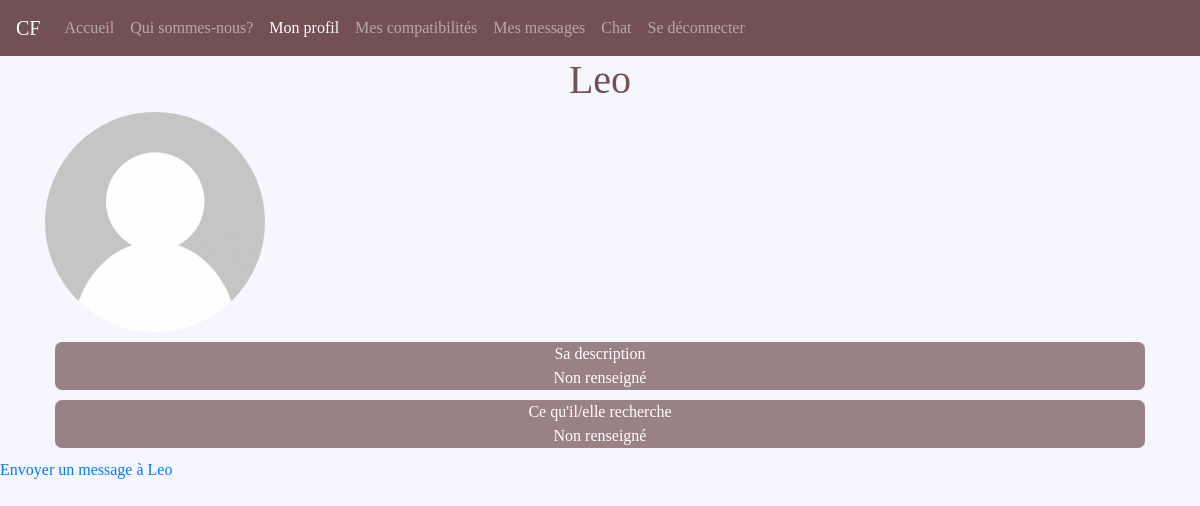
The app's page /profil/1 with its own data.
### models.py (models this page shows, shortened)
class users(db.Model):
  __tablename__='users'
  __bind_key__ = 'users'
  _id = db.Column("id",db.Integer,primary_key=True)
  firstname = db.Column(db.String(100))
  lastname = db.Column(db.String(100))
  email = db.Column(db.String(120), unique=True)
  gender=db.Column(db.Integer) #=1 if man et 2 if woman
  man=db.Column(db.Integer)
  woman=db.Column(db.Integer)
  region=db.Column(db.Integer)
  same_region=db.Column(db.Integer)
  pwdhash = db.Column(db.String(54))
  image_file = db.Column(db.String(20), nullable=False, default='..\profile_pics\default.jpg')
  description = db.Column(db.String(200),default="Non renseigné")
  recherche=db.Column(db.String(200),default="Non renseigné")
  messages_sent = db.relationship('Message',foreign_keys='Message.sender_id',backref='author', lazy='dynamic')
  messages_received = db.relationship('Message',foreign_keys='Message.recipient_id',backref='recipient', lazy='dynamic')

### routes.py (the view)
@app.route('/profil/<id>',methods=['GET','POST'])
def profilext(id):
  user = users.query.filter_by(_id = id).first()
  image_file = url_for('static', filename='profile_pics/' + user.image_file)
  form=SendMessage()
  if form.validate_on_submit():
      if form.message.data:
          flash('Ton message a bien été envoyé!', 'success')
          form.message.data=None
          return render_template("profilext.html",user=user,image_file=image_file,form=form)
  return render_template("profilext.html",user=user,image_file=image_file,form=form)

### templates/profilext.html (shortened to what this page needs)
<!DOCTYPE html>
<html>
<head>
<link
rel="stylesheet"
href="https://stackpath.bootstrapcdn.com/bootstrap/4.4.1/css/bootstrap.min.css"
integrity="sha384-Vkoo8x4CGsO3+Hhxv8T/Q5PaXtkKtu6ug5TOeNV6gBiFeWPGFN9MuhOf23Q9Ifjh"
crossorigin="anonymous"
>
	<link rel="stylesheet" type="text/css" media="screen" href=../static/styles/base.css>
</head>
<body>
	 <div class="container-fluid">
      <div class="row">
        <nav class="col navbar navbar-expand-lg navbar-dark">
          <a class="navbar-brand">CF</a>
          <div id="navbarContent" class="collapse navbar-collapse">
            <ul class="navbar-nav">
              <li class="nav-item">
                <a class="nav-link" href="">Accueil</a>
              </li>
              <li class="nav-item">
                <a class="nav-link" href="#">Qui sommes-nous?</a>
              </li>
                 <li class="nav-item active">
                <a class="nav-link" href="{{url_for('profile')}}">Mon profil</a>
              </li>
                 <li class="nav-item">
                <a class="nav-link" href="{{url_for('compa')}}">Mes compatibilités</a>
              </li>
              <li class="nav-item">
                <a class="nav-link" href="#">Mes messages</a>
              </li>
              <li class="nav-item">
                <a class="nav-link" href="{{url_for('chat')}}">Chat</a>
              </li>
              <li class="nav-item">
                <a class="nav-link" href="{{ url_for('signout') }}">Se déconnecter</a>
              </li>
            </ul>
          </div>
        </nav>
      </div>
    </div>
  <div class= "container">
  <h1> {{ user.firstname }} </h1>
  <img class="rounded-circle account-img" src="{{ image_file }}"> <br>
  <div class="bloc">
    <div class="section_title"> Sa description </div>
    <div class="section_content"> {{ user.description }} </div>
    </div>
    <div class="bloc">
    <div class="section_title"> Ce qu'il/elle recherche </div>
    <div class="section_content"> {{ user.recherche }} </div>
    </div>
  </div>
  <a href={{url_for('send_message',id=user._id)}}> Envoyer un message à {{user.firstname}} </a>
</body>
  </html>

### static/styles/base.css (style rules this page uses)
body { font-family: "Apple Chancery, cursive"; color:#735153; background-color: rgba(211,211,256,0.2); }
h1 { text-align:center; }
.bloc { border: 1px ; height:100%; -moz-border-radius:7px; -webkit-border-radius:7px; border-radius:7px; background-color:rgba(115,81,83,0.7); color:white; align-items:center; text-align: center; margin: 10px; }
.navbar { background-color:#735153; }

### records on screen
users: firstname "Leo", description "Non renseigné", recherche "Non renseigné"
